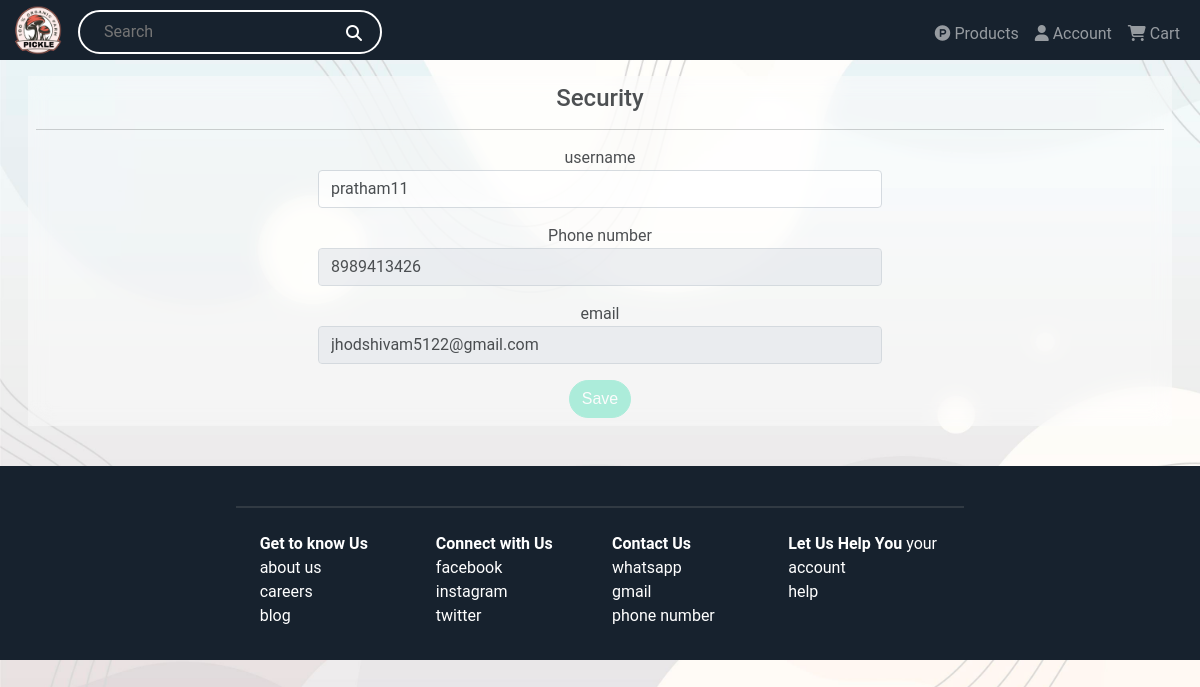
Screenshot of /security (signed in) with the database file from the repository.
### tables this page shows
CREATE TABLE users(
user_id INTEGER PRIMARY KEY AUTOINCREMENT NOT NULL,
 username TEXT NOT NULL,
phone INTEGER NOT NULL UNIQUE,
email TEXT NOT NULL UNIQUE,
password_hash TEXT NOT NULL,
created_at TIMESTAMP DEFAULT CURRENT_TIMESTAMP
);

### app.py (the view, shortened to what this page needs)
@app.route("/security", methods=["GET", "POST"])
@login_required
def security():
    if request.method == "GET":
        user =  db.execute("SELECT * FROM users WHERE user_id= ?", session["user_id"])
        return render_template("security.html", user=user)

### app.py (called while the page is built)
@app.after_request
def after_request(response):
    response.headers["Cache-Control"] = "no-cache, no-store, must-revalidate"
    response.headers["Expires"] = 0
    response.headers["Pragma"] = "no-cache"
    return response

### function.py (called while the page is built)
def login_required(f):
    @wraps(f)
    def decorated_function(*args, **kwargs):
        if session.get("user_id") is None:
            return redirect("/login")
        return f(*args, **kwargs)
    return decorated_function

### templates/security.html (shortened to what this page needs)
{% extends "layout.html" %}
{% block main %}
<div class="m-3 p-2"  style="background-color:rgba(255, 255, 255, 0.5); backdrop-filter: blur(10px); opacity: 0.8;">
    <h4>
        Security
    </h4>
    <hr>
    {% if user %}
        {% for ur in user %}
        <form method="post" action="/security" style="justify-content: center; text-align: -webkit-center;">
            <div class="form-row">
                <div class="col-md-6 mb-3">
                  <label for="validationDefault02">username</label>
                  <input type="text" class="form-control" id="username" name="username" value="{{ur.username}}" required>
                </div>
              </div>
              <div class="col-md-6 mb-3">
                <label for="validationDefault02">Phone number</label>
                <input type="text" class="form-control" id="username" name="username" value="{{ur.phone}}" disabled>
              </div>
              <div class="col-md-6 mb-3">
                  <label for="validationDefault02">email</label>
                  <input type="text" class="form-control" id="username" name="username" value="{{ur.email}}" disabled>
                </div>
                <button class="btn btn-primary" type="submit">Save</button>
            </div>
        {% endfor %}
    {% endif %}
{% endblock %}

### static/styles.css (style rules this page uses)
body { height: 100vh; background-image: url('./img/background1.jpg'); background-size: cover; font-size: 16px; font-family: "Roboto", sans-serif; display: flex; flex-direction: column; }
@media (min-width: 200px) { body { height: 100vh; font-size: 12px; display: flex; flex-direction: column; } }
@media (min-width: 600px) { body { font-size: 18px; height: 100vh; display: flex; flex-direction: column; } }
@media (min-width: 900px) { body { font-size: 16px; height: 100vh; display: flex; flex-direction: column; } }
.btn-primary { background-color: #9cebd5; border-color: #9cebd5; font-family: 'Raleway', sans-serif; border-radius: 60px; }

### rows the page displays
users: username "pratham11", username "8989413426", username "jhodshivam5122@gmail.com"
